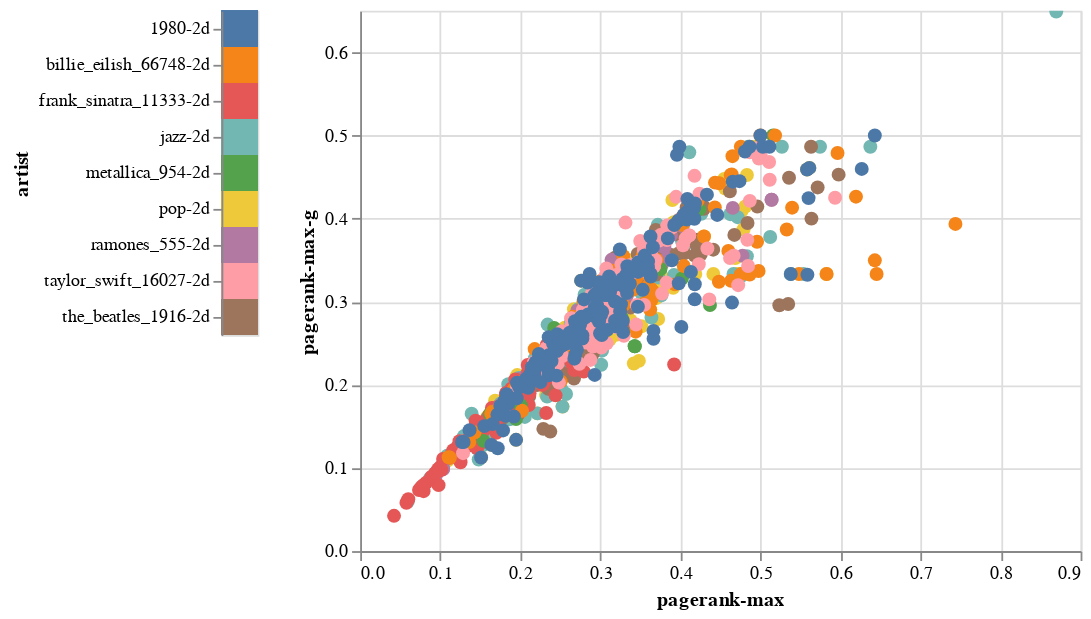

Notebook code cell kept with this figure:
### Code cell
selection = alt.selection_multi(fields=['artist',])

color = alt.condition(selection, alt.Color('artist:N', legend=None),alt.value('lightgray'))

opacity = alt.condition(selection, alt.value(1.0), alt.value(0.1))

make_selector = alt.Chart(df).mark_rect().encode(y='artist', color=color).add_selection(selection)

chart = alt.Chart(df).mark_circle(size=60).encode(x=features[-2],y=features[-1],color=color, opacity=opacity,tooltip=['name', 'artist']+features,
).transform_filter(selection).interactive()

make_selector | chart

### Figure 1 — Vega-Lite specification as saved in the notebook (floating-point values rounded to 4 significant figures; data arrays with more than 128 entries replaced by an {"elided": "..."} marker saying what was removed)
{"config": {"view": {"continuousWidth": 400, "continuousHeight": 300}}, "hconcat": [{"mark": "rect", "encoding": {"color": {"condition": {"type": "nominal", "field": "artist", "legend": null, "selection": "selector103"}, "value": "lightgray"}, "y": {"type": "nominal", "field": "artist"}}, "selection": {"selector103": {"type": "multi", "fields": ["artist"]}}}, {"mark": {"type": "circle", "size": 60}, "encoding": {"color": {"condition": {"type": "nominal", "field": "artist", "legend": null, "selection": "selector103"}, "value": "lightgray"}, "opacity": {"condition": {"value": 1.0, "selection": "selector103"}, "value": 0.1}, "tooltip": [{"type": "nominal", "field": "name"}, {"type": "nominal", "field": "artist"}, {"type": "quantitative", "field": "node"}, {"type": "quantitative", "field": "edge"}, {"type": "quantitative", "field": "clust"}, {"type": "quantitative", "field": "apl"}, {"type": "quantitative", "field": "pagerank-max"}, {"type": "quantitative", "field": "pagerank-max-g"}], "x": {"type": "quantitative", "field": "pagerank-max"}, "y": {"type": "quantitative", "field": "pagerank-max-g"}}, "selection": {"selector104": {"type": "interval", "bind": "scales", "encodings": ["x", "y"]}}, "transform": [{"filter": {"selection": "selector103"}}]}], "data": {"name": "data-acab8c811a5b4f5c1fd32fbc44fc0fc1"}, "$schema": "https://vega.github.io/schema/vega-lite/v4.8.1.json", "datasets": {"data-acab8c811a5b4f5c1fd32fbc44fc0fc1": {"elided": "1397 records"}}}
